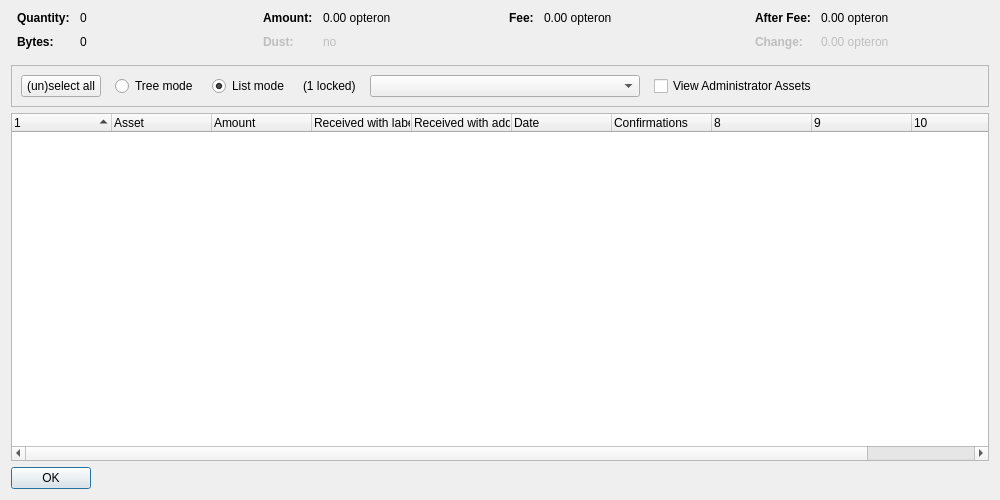
<?xml version="1.0" encoding="UTF-8"?>
<ui version="4.0">
 <class>AssetControlDialog</class>
 <widget class="QDialog" name="AssetControlDialog">
  <property name="geometry">
   <rect>
    <x>0</x>
    <y>0</y>
    <width>1000</width>
    <height>500</height>
   </rect>
  </property>
  <property name="windowTitle">
   <string>Asset Selection</string>
  </property>
  <layout class="QVBoxLayout" name="verticalLayout">
   <item>
    <layout class="QHBoxLayout" name="horizontalLayoutTop" stretch="0,0,0,0">
     <property name="topMargin">
      <number>0</number>
     </property>
     <property name="bottomMargin">
      <number>10</number>
     </property>
     <item>
      <layout class="QFormLayout" name="formLayoutAssetControl1">
       <property name="horizontalSpacing">
        <number>10</number>
       </property>
       <property name="verticalSpacing">
        <number>10</number>
       </property>
       <property name="leftMargin">
        <number>6</number>
       </property>
       <property name="rightMargin">
        <number>6</number>
       </property>
       <item row="0" column="0">
        <widget class="QLabel" name="labelAssetControlQuantityText">
         <property name="font">
          <font>
           <weight>75</weight>
           <bold>true</bold>
          </font>
         </property>
         <property name="text">
          <string>Quantity:</string>
         </property>
        </widget>
       </item>
       <item row="0" column="1">
        <widget class="QLabel" name="labelAssetControlQuantity">
         <property name="cursor">
          <cursorShape>IBeamCursor</cursorShape>
         </property>
         <property name="contextMenuPolicy">
          <enum>Qt::ActionsContextMenu</enum>
         </property>
         <property name="text">
          <string notr="true">0</string>
         </property>
         <property name="textInteractionFlags">
          <set>Qt::LinksAccessibleByMouse|Qt::TextSelectableByKeyboard|Qt::TextSelectableByMouse</set>
         </property>
        </widget>
       </item>
       <item row="1" column="0">
        <widget class="QLabel" name="labelAssetControlBytesText">
         <property name="font">
          <font>
           <weight>75</weight>
           <bold>true</bold>
          </font>
         </property>
         <property name="text">
          <string>Bytes:</string>
         </property>
        </widget>
       </item>
       <item row="1" column="1">
        <widget class="QLabel" name="labelAssetControlBytes">
         <property name="cursor">
          <cursorShape>IBeamCursor</cursorShape>
         </property>
         <property name="contextMenuPolicy">
          <enum>Qt::ActionsContextMenu</enum>
         </property>
         <property name="text">
          <string notr="true">0</string>
         </property>
         <property name="textInteractionFlags">
          <set>Qt::LinksAccessibleByMouse|Qt::TextSelectableByKeyboard|Qt::TextSelectableByMouse</set>
         </property>
        </widget>
       </item>
      </layout>
     </item>
     <item>
      <layout class="QFormLayout" name="formLayoutAssetControl2">
       <property name="horizontalSpacing">
        <number>10</number>
       </property>
       <property name="verticalSpacing">
        <number>10</number>
       </property>
       <property name="leftMargin">
        <number>6</number>
       </property>
       <property name="rightMargin">
        <number>6</number>
       </property>
       <item row="0" column="0">
        <widget class="QLabel" name="labelAssetControlAmountText">
         <property name="font">
          <font>
           <weight>75</weight>
           <bold>true</bold>
          </font>
         </property>
         <property name="text">
          <string>Amount:</string>
         </property>
        </widget>
       </item>
       <item row="0" column="1">
        <widget class="QLabel" name="labelAssetControlAmount">
         <property name="cursor">
          <cursorShape>IBeamCursor</cursorShape>
         </property>
         <property name="contextMenuPolicy">
          <enum>Qt::ActionsContextMenu</enum>
         </property>
         <property name="text">
          <string notr="true">0.00 opteron</string>
         </property>
         <property name="textInteractionFlags">
          <set>Qt::LinksAccessibleByMouse|Qt::TextSelectableByKeyboard|Qt::TextSelectableByMouse</set>
         </property>
        </widget>
       </item>
       <item row="1" column="0">
        <widget class="QLabel" name="labelAssetControlLowOutputText">
         <property name="enabled">
          <bool>false</bool>
         </property>
         <property name="font">
          <font>
           <weight>75</weight>
           <bold>true</bold>
          </font>
         </property>
         <property name="text">
          <string>Dust:</string>
         </property>
        </widget>
       </item>
       <item row="1" column="1">
        <widget class="QLabel" name="labelAssetControlLowOutput">
         <property name="enabled">
          <bool>false</bool>
         </property>
         <property name="cursor">
          <cursorShape>IBeamCursor</cursorShape>
         </property>
         <property name="contextMenuPolicy">
          <enum>Qt::ActionsContextMenu</enum>
         </property>
         <property name="text">
          <string notr="true">no</string>
         </property>
         <property name="textInteractionFlags">
          <set>Qt::LinksAccessibleByMouse|Qt::TextSelectableByKeyboard|Qt::TextSelectableByMouse</set>
         </property>
        </widget>
       </item>
      </layout>
     </item>
     <item>
      <layout class="QFormLayout" name="formLayoutAssetControl3">
       <property name="horizontalSpacing">
        <number>10</number>
       </property>
       <property name="verticalSpacing">
        <number>10</number>
       </property>
       <property name="leftMargin">
        <number>6</number>
       </property>
       <property name="rightMargin">
        <number>6</number>
       </property>
       <item row="0" column="0">
        <widget class="QLabel" name="labelAssetControlFeeText">
         <property name="font">
          <font>
           <weight>75</weight>
           <bold>true</bold>
          </font>
         </property>
         <property name="text">
          <string>Fee:</string>
         </property>
        </widget>
       </item>
       <item row="0" column="1">
        <widget class="QLabel" name="labelAssetControlFee">
         <property name="cursor">
          <cursorShape>IBeamCursor</cursorShape>
         </property>
         <property name="contextMenuPolicy">
          <enum>Qt::ActionsContextMenu</enum>
         </property>
         <property name="text">
          <string notr="true">0.00 opteron</string>
         </property>
         <property name="textInteractionFlags">
          <set>Qt::LinksAccessibleByMouse|Qt::TextSelectableByKeyboard|Qt::TextSelectableByMouse</set>
         </property>
        </widget>
       </item>
      </layout>
     </item>
     <item>
      <layout class="QFormLayout" name="formLayoutAssetControl4">
       <property name="horizontalSpacing">
        <number>10</number>
       </property>
       <property name="verticalSpacing">
        <number>10</number>
       </property>
       <property name="leftMargin">
        <number>6</number>
       </property>
       <property name="rightMargin">
        <number>6</number>
       </property>
       <item row="0" column="0">
        <widget class="QLabel" name="labelAssetControlAfterFeeText">
         <property name="font">
          <font>
           <weight>75</weight>
           <bold>true</bold>
          </font>
         </property>
         <property name="text">
          <string>After Fee:</string>
         </property>
        </widget>
       </item>
       <item row="0" column="1">
        <widget class="QLabel" name="labelAssetControlAfterFee">
         <property name="cursor">
          <cursorShape>IBeamCursor</cursorShape>
         </property>
         <property name="contextMenuPolicy">
          <enum>Qt::ActionsContextMenu</enum>
         </property>
         <property name="text">
          <string notr="true">0.00 opteron</string>
         </property>
         <property name="textInteractionFlags">
          <set>Qt::LinksAccessibleByMouse|Qt::TextSelectableByKeyboard|Qt::TextSelectableByMouse</set>
         </property>
        </widget>
       </item>
       <item row="1" column="0">
        <widget class="QLabel" name="labelAssetControlChangeText">
         <property name="enabled">
          <bool>false</bool>
         </property>
         <property name="font">
          <font>
           <weight>75</weight>
           <bold>true</bold>
          </font>
         </property>
         <property name="text">
          <string>Change:</string>
         </property>
        </widget>
       </item>
       <item row="1" column="1">
        <widget class="QLabel" name="labelAssetControlChange">
         <property name="enabled">
          <bool>false</bool>
         </property>
         <property name="cursor">
          <cursorShape>IBeamCursor</cursorShape>
         </property>
         <property name="contextMenuPolicy">
          <enum>Qt::ActionsContextMenu</enum>
         </property>
         <property name="text">
          <string notr="true">0.00 opteron</string>
         </property>
         <property name="textInteractionFlags">
          <set>Qt::LinksAccessibleByMouse|Qt::TextSelectableByKeyboard|Qt::TextSelectableByMouse</set>
         </property>
        </widget>
       </item>
      </layout>
     </item>
    </layout>
   </item>
   <item>
    <widget class="QFrame" name="frame">
     <property name="minimumSize">
      <size>
       <width>0</width>
       <height>40</height>
      </size>
     </property>
     <property name="frameShape">
      <enum>QFrame::StyledPanel</enum>
     </property>
     <property name="frameShadow">
      <enum>QFrame::Sunken</enum>
     </property>
     <layout class="QHBoxLayout" name="horizontalLayout">
      <item>
       <layout class="QHBoxLayout" name="horizontalLayoutPanel" stretch="0,0,0,0,0,0,0">
        <property name="spacing">
         <number>14</number>
        </property>
        <item>
         <widget class="QPushButton" name="pushButtonSelectAll">
          <property name="sizePolicy">
           <sizepolicy hsizetype="Maximum" vsizetype="Fixed">
            <horstretch>0</horstretch>
            <verstretch>0</verstretch>
           </sizepolicy>
          </property>
          <property name="text">
           <string>(un)select all</string>
          </property>
          <property name="autoDefault">
           <bool>false</bool>
          </property>
         </widget>
        </item>
        <item>
         <widget class="QRadioButton" name="radioTreeMode">
          <property name="sizePolicy">
           <sizepolicy hsizetype="Maximum" vsizetype="Fixed">
            <horstretch>0</horstretch>
            <verstretch>0</verstretch>
           </sizepolicy>
          </property>
          <property name="text">
           <string>Tree mode</string>
          </property>
         </widget>
        </item>
        <item>
         <widget class="QRadioButton" name="radioListMode">
          <property name="sizePolicy">
           <sizepolicy hsizetype="Maximum" vsizetype="Fixed">
            <horstretch>0</horstretch>
            <verstretch>0</verstretch>
           </sizepolicy>
          </property>
          <property name="text">
           <string>List mode</string>
          </property>
          <property name="checked">
           <bool>true</bool>
          </property>
         </widget>
        </item>
        <item>
         <widget class="QLabel" name="labelLocked">
          <property name="text">
           <string notr="true">(1 locked)</string>
          </property>
         </widget>
        </item>
        <item>
         <widget class="QComboBox" name="assetList">
          <property name="minimumContentsLength">
           <number>30</number>
          </property>
         </widget>
        </item>
        <item>
         <widget class="QCheckBox" name="viewAdministrator">
          <property name="toolTip">
           <string>View assets that you have the ownership asset for</string>
          </property>
          <property name="text">
           <string>View Administrator Assets</string>
          </property>
         </widget>
        </item>
        <item>
         <spacer name="horizontalSpacer">
          <property name="orientation">
           <enum>Qt::Horizontal</enum>
          </property>
          <property name="sizeHint" stdset="0">
           <size>
            <width>40</width>
            <height>20</height>
           </size>
          </property>
         </spacer>
        </item>
       </layout>
      </item>
     </layout>
    </widget>
   </item>
   <item>
    <widget class="AssetControlTreeWidget" name="treeWidget">
     <property name="contextMenuPolicy">
      <enum>Qt::CustomContextMenu</enum>
     </property>
     <property name="sortingEnabled">
      <bool>false</bool>
     </property>
     <property name="columnCount">
      <number>11</number>
     </property>
     <attribute name="headerShowSortIndicator" stdset="0">
      <bool>true</bool>
     </attribute>
     <attribute name="headerStretchLastSection">
      <bool>false</bool>
     </attribute>
     <column>
      <property name="text">
       <string/>
      </property>
     </column>
     <column>
      <property name="text">
       <string>Asset</string>
      </property>
     </column>
     <column>
      <property name="text">
       <string>Amount</string>
      </property>
     </column>
     <column>
      <property name="text">
       <string>Received with label</string>
      </property>
     </column>
     <column>
      <property name="text">
       <string>Received with address</string>
      </property>
     </column>
     <column>
      <property name="text">
       <string>Date</string>
      </property>
     </column>
     <column>
      <property name="text">
       <string>Confirmations</string>
      </property>
      <property name="toolTip">
       <string>Confirmed</string>
      </property>
     </column>
     <column>
      <property name="text">
       <string/>
      </property>
     </column>
     <column>
      <property name="text">
       <string/>
      </property>
     </column>
     <column>
      <property name="text">
       <string/>
      </property>
     </column>
     <column>
      <property name="text">
       <string/>
      </property>
     </column>
    </widget>
   </item>
   <item>
    <widget class="QDialogButtonBox" name="buttonBox">
     <property name="sizePolicy">
      <sizepolicy hsizetype="Maximum" vsizetype="Fixed">
       <horstretch>0</horstretch>
       <verstretch>0</verstretch>
      </sizepolicy>
     </property>
     <property name="orientation">
      <enum>Qt::Horizontal</enum>
     </property>
     <property name="standardButtons">
      <set>QDialogButtonBox::Ok</set>
     </property>
    </widget>
   </item>
  </layout>
 </widget>
 <customwidgets>
  <customwidget>
   <class>AssetControlTreeWidget</class>
   <extends>QTreeWidget</extends>
   <header location="global">assetcontroltreewidget.h</header>
  </customwidget>
 </customwidgets>
 <resources/>
 <connections/>
</ui>
